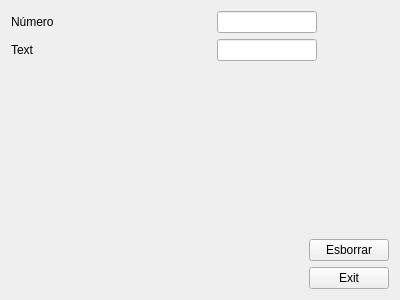
<?xml version="1.0" encoding="UTF-8"?>
<ui version="4.0">
 <class>Form</class>
 <widget class="QWidget" name="Form">
  <property name="geometry">
   <rect>
    <x>0</x>
    <y>0</y>
    <width>400</width>
    <height>300</height>
   </rect>
  </property>
  <property name="windowTitle">
   <string>Form</string>
  </property>
  <property name="inputMethodHints">
   <set>Qt::ImhDigitsOnly</set>
  </property>
  <layout class="QVBoxLayout" name="verticalLayout">
   <item>
    <layout class="QHBoxLayout" name="horizontalLayout">
     <item>
      <widget class="QLabel" name="label">
       <property name="minimumSize">
        <size>
         <width>200</width>
         <height>0</height>
        </size>
       </property>
       <property name="text">
        <string>Número</string>
       </property>
      </widget>
     </item>
     <item>
      <widget class="QLineEdit" name="lineEdit">
       <property name="minimumSize">
        <size>
         <width>100</width>
         <height>0</height>
        </size>
       </property>
       <property name="styleSheet">
        <string notr="true">color: rgb(239, 41, 41);</string>
       </property>
       <property name="inputMethodHints">
        <set>Qt::ImhNone</set>
       </property>
       <property name="inputMask">
        <string>9000000000</string>
       </property>
       <property name="maxLength">
        <number>10</number>
       </property>
       <property name="frame">
        <bool>true</bool>
       </property>
      </widget>
     </item>
     <item>
      <spacer name="horizontalSpacer">
       <property name="orientation">
        <enum>Qt::Horizontal</enum>
       </property>
       <property name="sizeHint" stdset="0">
        <size>
         <width>379</width>
         <height>20</height>
        </size>
       </property>
      </spacer>
     </item>
    </layout>
   </item>
   <item>
    <layout class="QHBoxLayout" name="horizontalLayout_2">
     <item>
      <widget class="QLabel" name="label_2">
       <property name="minimumSize">
        <size>
         <width>200</width>
         <height>0</height>
        </size>
       </property>
       <property name="maximumSize">
        <size>
         <width>200</width>
         <height>16777215</height>
        </size>
       </property>
       <property name="text">
        <string>Text</string>
       </property>
      </widget>
     </item>
     <item>
      <widget class="QLineEdit" name="lineEdit_2">
       <property name="minimumSize">
        <size>
         <width>100</width>
         <height>0</height>
        </size>
       </property>
       <property name="styleSheet">
        <string notr="true">color: rgb(114, 159, 207);</string>
       </property>
       <property name="inputMethodHints">
        <set>Qt::ImhUppercaseOnly</set>
       </property>
       <property name="inputMask">
        <string>AAAAAAAAAA</string>
       </property>
       <property name="maxLength">
        <number>10</number>
       </property>
      </widget>
     </item>
     <item>
      <spacer name="horizontalSpacer_2">
       <property name="orientation">
        <enum>Qt::Horizontal</enum>
       </property>
       <property name="sizeHint" stdset="0">
        <size>
         <width>379</width>
         <height>20</height>
        </size>
       </property>
      </spacer>
     </item>
    </layout>
   </item>
   <item>
    <spacer name="verticalSpacer">
     <property name="orientation">
      <enum>Qt::Vertical</enum>
     </property>
     <property name="sizeHint" stdset="0">
      <size>
       <width>20</width>
       <height>147</height>
      </size>
     </property>
    </spacer>
   </item>
   <item>
    <layout class="QHBoxLayout" name="horizontalLayout_3">
     <item>
      <spacer name="horizontalSpacer_3">
       <property name="orientation">
        <enum>Qt::Horizontal</enum>
       </property>
       <property name="sizeHint" stdset="0">
        <size>
         <width>40</width>
         <height>20</height>
        </size>
       </property>
      </spacer>
     </item>
     <item>
      <widget class="QPushButton" name="pushButton">
       <property name="text">
        <string>Esborrar</string>
       </property>
      </widget>
     </item>
    </layout>
   </item>
   <item>
    <layout class="QHBoxLayout" name="horizontalLayout_4">
     <item>
      <spacer name="horizontalSpacer_4">
       <property name="orientation">
        <enum>Qt::Horizontal</enum>
       </property>
       <property name="sizeHint" stdset="0">
        <size>
         <width>40</width>
         <height>20</height>
        </size>
       </property>
      </spacer>
     </item>
     <item>
      <widget class="QPushButton" name="pushButton_2">
       <property name="text">
        <string>Exit</string>
       </property>
      </widget>
     </item>
    </layout>
   </item>
  </layout>
 </widget>
 <resources/>
 <connections>
  <connection>
   <sender>pushButton</sender>
   <signal>clicked()</signal>
   <receiver>lineEdit_2</receiver>
   <slot>clear()</slot>
   <hints>
    <hint type="sourcelabel">
     <x>341</x>
     <y>248</y>
    </hint>
    <hint type="destinationlabel">
     <x>231</x>
     <y>51</y>
    </hint>
   </hints>
  </connection>
  <connection>
   <sender>pushButton</sender>
   <signal>clicked()</signal>
   <receiver>lineEdit</receiver>
   <slot>clear()</slot>
   <hints>
    <hint type="sourcelabel">
     <x>386</x>
     <y>235</y>
    </hint>
    <hint type="destinationlabel">
     <x>262</x>
     <y>22</y>
    </hint>
   </hints>
  </connection>
  <connection>
   <sender>pushButton_2</sender>
   <signal>clicked()</signal>
   <receiver>Form</receiver>
   <slot>close()</slot>
   <hints>
    <hint type="sourcelabel">
     <x>325</x>
     <y>276</y>
    </hint>
    <hint type="destinationlabel">
     <x>99</x>
     <y>179</y>
    </hint>
   </hints>
  </connection>
 </connections>
</ui>
